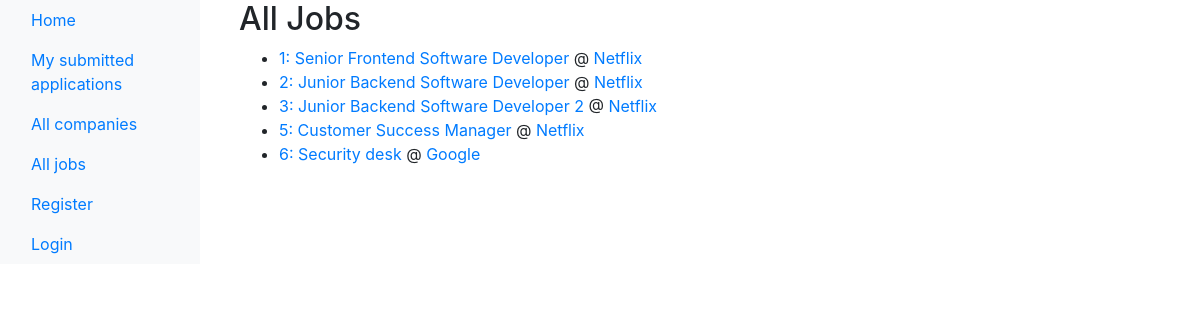
Before: /jobs/all_jobs/ with the older database file.
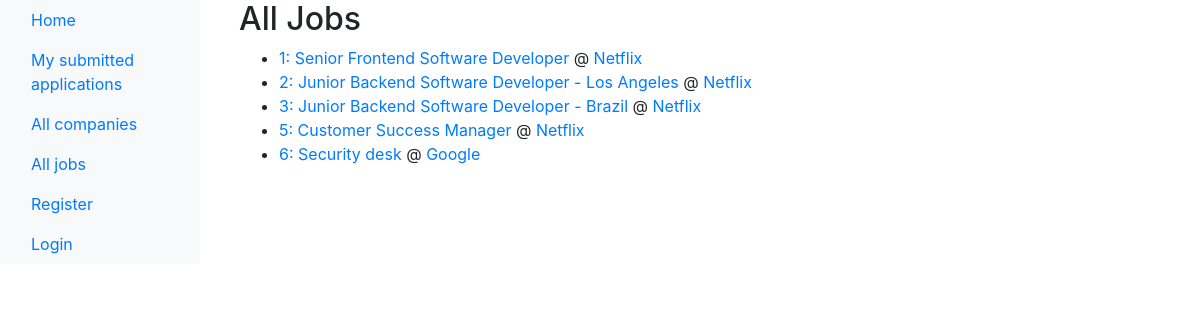
After: the same page with the newer database file.
### job_catalog/models.py (models this page shows, shortened)
class JobPosting(models.Model):
    organization = models.ForeignKey(EmployerOrganization, on_delete=models.CASCADE, default = 1)  #we wanted cascaded deletion but FYI django requires explicit selection of on_delete
    title = models.CharField(max_length=100)
    role_overview = models.TextField()
    role_requirements_and_preferences = models.TextField()
    action_steps = models.TextField()
    post_date = models.DateTimeField(auto_now=True)
    expiration_date = models.DateTimeField(default=timezone.now() + timezone.timedelta(days=90))
    is_active = models.BooleanField(default=True)

class EmployerOrganization(models.Model):
    employer_org_name = models.CharField(max_length = 50)
    employer_org_description_box = models.TextField(
        default = 'Describe your organization, but not a specific role or requirements',
        blank = False  #we do not allow job posters to create employer orgs without a description
        )
    representative_claim_token = models.CharField(max_length = 16, default = "join")

### job_catalog/views.py (the view)
# urls.py: path('all_jobs/', views.display_all_jobs, name='all_jobs'),
def display_all_jobs(request):
    all_jobs = JobPosting.objects.all()
    context = {'job_postings_list': all_jobs}  # we are declaring, not pulling variables here
    return render(request, 'job_catalog/all_jobs.html' ,context)

### core/context_processors.py (called while the page is built)
def global_user_groups(request):
    is_job_poster = False
    if request.user.is_authenticated:
        is_job_poster = request.user.groups.filter(name='JobPosters').exists()
    return {
        'is_job_poster': is_job_poster,
    }

### templates/job_catalog/all_jobs.html
{% extends 'base_generic.html' %}
{% block content %}
<div class="container">
    <h2>All Jobs</h2>
    <ul>
    {% for job_posting in job_postings_list %}
        <li>
            <a href="{% url 'job_catalog:job_details' job_posting.id %}">
                {{ job_posting.id }}: {{ job_posting.title }}
            </a>
            @
            <a href="{% url 'job_catalog:company_details' job_posting.organization.id %}">
                {{ job_posting.organization.employer_org_name }}
            </a>
        </li>
    {% endfor %}
    </ul>
</div>
{% endblock %}

Changed rows visible on the page:
changed JobPosting id 2: title "Junior Backend Software Developer" → "Junior Backend Software Developer - Los Angeles"
changed JobPosting id 3: title "Junior Backend Software Developer 2" → "Junior Backend Software Developer - Brazil"
